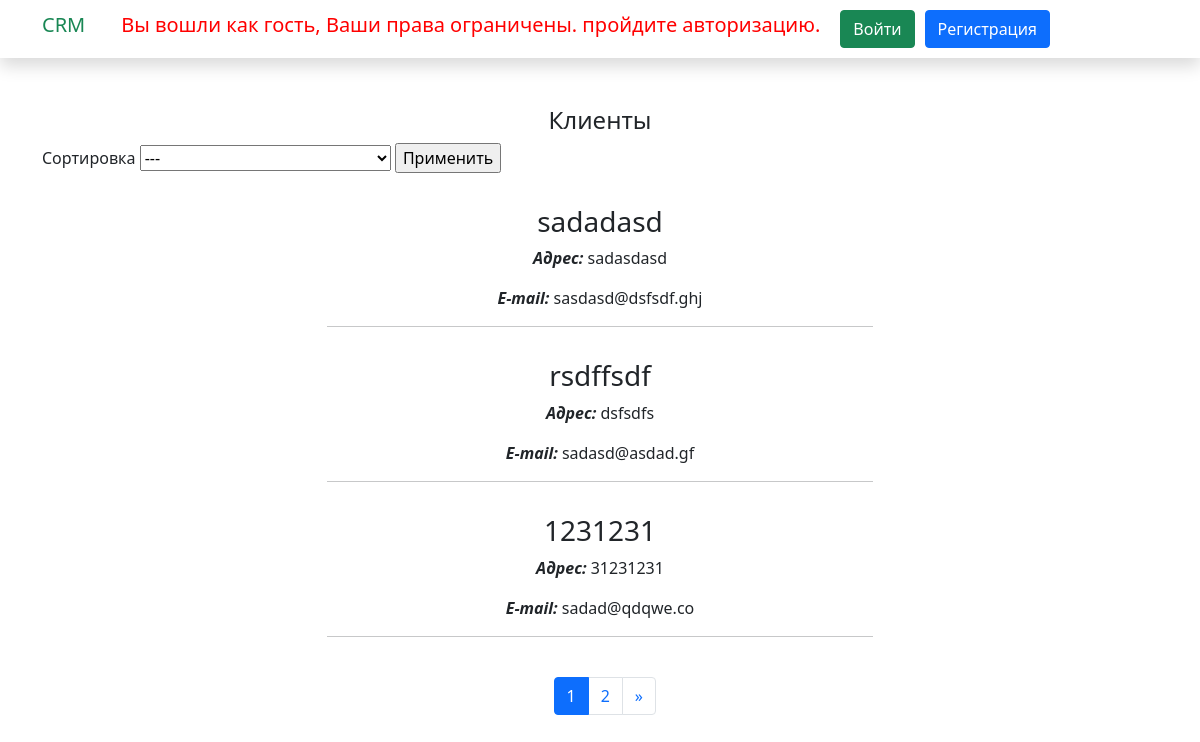
The app's page /, older data.
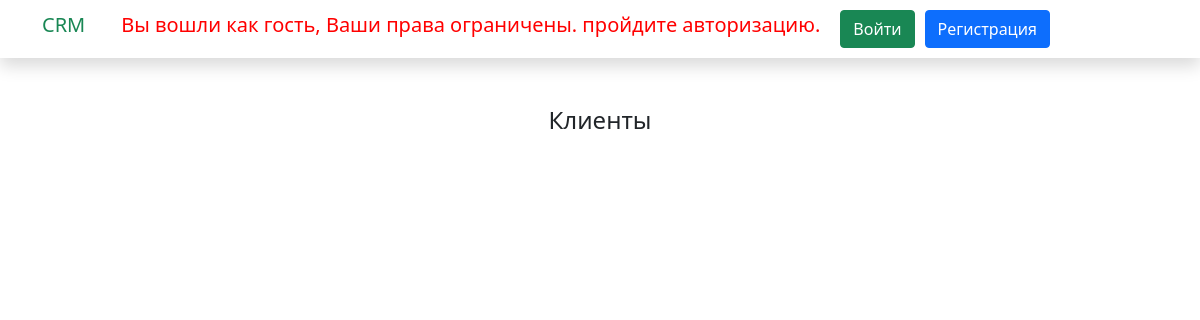
The same page, newer data.
### mainapp/models.py (models this page shows, shortened)
class CompanyInformation(models.Model):
    name_company = models.CharField(verbose_name="Название компании", max_length=255)
    contact_person = models.CharField(verbose_name="Контактное лицо", max_length=255)
    about_company = models.TextField(verbose_name="Краткое описание")
    create_date = models.DateTimeField(verbose_name="Дата создания", auto_now_add=True)
    date_of_change = models.DateTimeField(verbose_name="Дата последнего изменения", auto_now=True)
    address = models.CharField(verbose_name="Адрес", max_length=255)
    phone = models.CharField(verbose_name="Номер телефона", max_length=255)
    email = models.EmailField(verbose_name="E-mail")
    class Meta:
        verbose_name = "Клиент"
        verbose_name_plural = "Информация о клиентах"

### mainapp/views.py (the view)
# urls.py: path("", views.MainListView.as_view(), name="main_page"),
class MainListView(ListView):
    model = CompanyInformation
    template_name = "mainapp/main_page.html"
    context_object_name = "companies"
    paginate_by = 3
    def get_ordering(self):
        ordering = self.request.GET.get("order_by")
        return ordering
    def get_context_data(self, *, object_list=None, **kwargs):
        context = super().get_context_data(**kwargs)
        context["order_by"] = self.request.GET.get("order_by")
        return context

### templates/mainapp/main_page.html (shortened to what this page needs)
{% extends "base/base.html" %}
{% block content %}
    <h4 class="text-center">Клиенты</h4>
    {% if companies|length > 1 %}
        {% include "include/ordering_main_page.html" %}
    {% endif %}
    {% for company in companies %}
        <div class="row text-center pt-3">
            <div class="col-lg-6 m-auto">
                {% if request.user.is_authenticated %}
                <a href="{% url 'mainapp:detail_company' pk=company.id %}">
                    <h3 class="h3">{{ company.name_company }}</h3>
                </a>
                {% else %}
                    <h3 class="h3">{{ company.name_company }}</h3>
                {% endif %}
                <p><strong><i>Адрес:</i></strong> {{ company.address }}</p>
                <p><strong><i>E-mail:</i></strong> {{ company.email }}</p>
                <hr>
            </div>
        </div>
    {% endfor %}
    {% include "include/pagination.html" %}
{% endblock content %}

### templates/base/base.html (shortened to what this page needs)
{% load static %}
<!DOCTYPE html>
<html lang="en">
    <head>
        <link href="https://cdn.jsdelivr.net/npm/bootstrap@5.0.0-beta2/dist/css/bootstrap.min.css" rel="stylesheet">
    </head>
    <body>
        {% include "include/navbar.html" %}
        <section class="container py-5">
            {% block content %}
            {% endblock content %}
        </section>
    </body>
</html>

### templates/include/navbar.html (shortened to what this page needs)
<nav class="navbar navbar-expand-lg navbar-light shadow">
    <div class="container d-flex justify-content-between align-items-center">
        <a class="navbar-brand text-success logo h1 align-self-center" href="{% url 'mainapp:main_page' %}">CRM</a>
        <div class="align-self-center flex-fill d-lg-flex justify-content-lg-between" id="templatemo_main_nav">
            <div class="">
                <ul class="nav navbar-nav d-flex justify-content-between mx-lg-auto">
                    {% if request.user.is_authenticated and request.user.manager_status %}
                    <li class="nav-item">
                        <a class="nav-link" href="{% url 'mainapp:main_page' %}">Главная</a>
                    </li>
                    <li class="nav-item">
                        <a class="nav-link" href="{% url 'mainapp:projects_page' %}">Все проекты</a>
                    </li>
                    <li class="nav-item">
                        <a class="nav-link" href="{% url 'mainapp:interaction_page' %}">Взаимодействия</a>
                    </li>
                    <li class="nav-item">
                        <a class="nav-link" href="{% url 'mainapp:manager' %}">Кабинет менеджера</a>
                    </li>
                    <li class="nav-item">
                        <span style="font-size:20px; color:orange; margin-left: 40px; margin-right: 20px;">
                            Здравствуйте менеджер,
                            <a href="{% url 'mainapp:manager' %}" style="text-decoration:none;">{{ request.user.username }}</a>
                        </span>
                        <a class="btn btn-success" href="{% url 'account:logout' %}">Выйти</a>
                    </li>
                    {% else %}
                    <li class="nav-item">
                        <snap style="font-size:20px; color:#ff0000; margin-left: 20px;">Вы вошли как гость, Ваши права ограничены. пройдите авторизацию.</snap>
                    </li>
                    <li class="nav-item" style="margin-left: 20px; margin-right: 10px;">
                        <a class="btn btn-success" href="{% url 'account:login' %}">Войти</a>
                    </li>
                    <li class="nav-item">
                        <a class="btn btn-primary" href="{% url 'account:registration' %}">Регистрация</a>
                    </li>
                    {% endif %}
                </ul>
            </div>
        </div>
    </div>
</nav>

### templates/include/pagination.html (shortened to what this page needs)
<div class="col-lg-1 m-auto pt-4">
    {% if page_obj.has_other_pages %}
        <nav aria-label="Page navigation example">
            <ul class="pagination">
                {% for page in page_obj.paginator.page_range %}
                    {% if page_obj.number == page %}
                        <li class="page-item active"><snap class="page-link">{{ page }}</snap></li>
                    {% elif page > page_obj.number|add:-3 and page < page_obj.number|add:3 %}
                        <li class="page-item"><a class="page-link" href="?page={{ page }}{% if order_by %}&order_by={{ order_by }}{% endif %}">{{ page }}</a></li>
                    {% endif %}
                {% endfor %}
                {% if page_obj.has_next %}
                    <li class="page-item">
                        <a class="page-link" href="?page={{ page_obj.next_page_number }}{% if order_by %}&order_by={{ order_by }}{% endif %}" aria-label="Next">
                            <span aria-hidden="true">&raquo;</span>
                        </a>
                    </li>
                {% endif %}
            </ul>
        </nav>
    {% endif %}
</div>

### templates/include/ordering_main_page.html (shortened to what this page needs)
<form method="get" action="">
    <p>Сортировка
    <select name="order_by" id="">
        <option value="">---</option>
    </select>
    <input type="submit" name="" value="Применить"/>
    </p>
</form>

Row changes from the older to the newer data that the page shows:
removed CompanyInformation: name_company "sadadasd", address "sadasdasd", email "sasdasd@dsfsdf.ghj"
removed CompanyInformation: name_company "rsdffsdf", address "dsfsdfs", email "sadasd@asdad.gf"
removed CompanyInformation: name_company "1231231", address "31231231", email "sadad@qdqwe.co"
Text that changed along with them:
form field order_by: "---" → (not shown)
form field value: "Применить" → (not shown)
text no longer shown: "Сортировка »"
list line gone: "1"
list line gone: "2"
